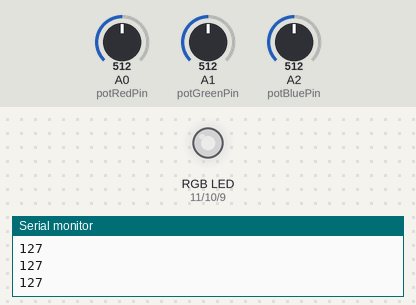
Recording of a sketch running on a simulated Arduino Uno, built with avr-gcc and run on an emulated ATmega328P. On the bench: an RGB LED mixed from three pins (HIGH = lit), the last lines printed to the serial monitor. The test bench sets the inputs (shaded band); at power-on: A0 (potRedPin) = 512, A2 (potBluePin) = 512, A1 (potGreenPin) = 512. Dim RGB values are drawn brighter than linear.

Above: at 1.2 s.
1.3 s: A0 (potRedPin) set to 716
At 2.5 s:
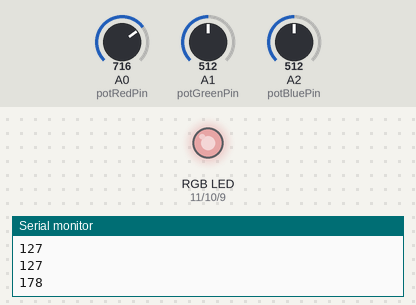
2.8 s: A2 (potBluePin) set to 716
At 3.8 s:
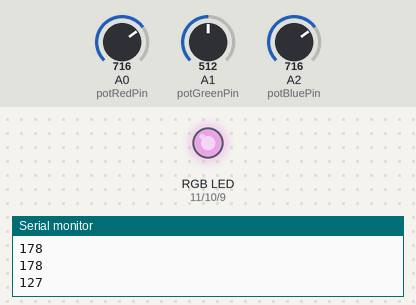
4.3 s: A1 (potGreenPin) set to 245
At 4.8 s:
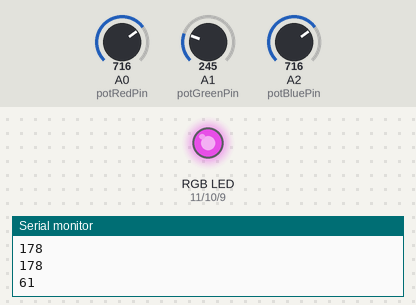
5.8 s: A0 (potRedPin) set to 900
At 7.0 s:
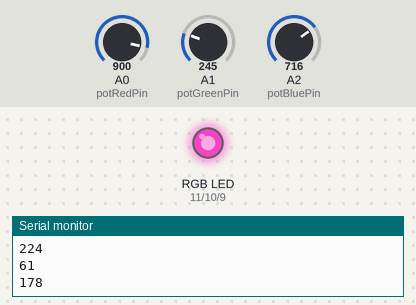
7.3 s: A1 (potGreenPin) set to 265
At 8.2 s:
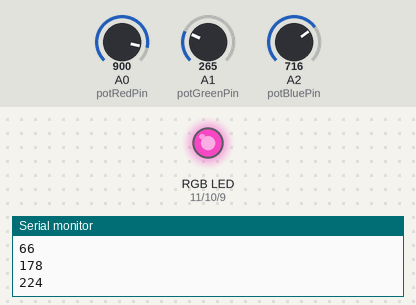
8.8 s: A2 (potBluePin) set to 900
At 9.3 s:
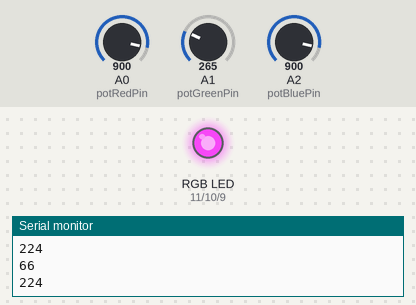
Timing chart, 0 to 11.3 s (numbered marks = the images above; inputs shaded):
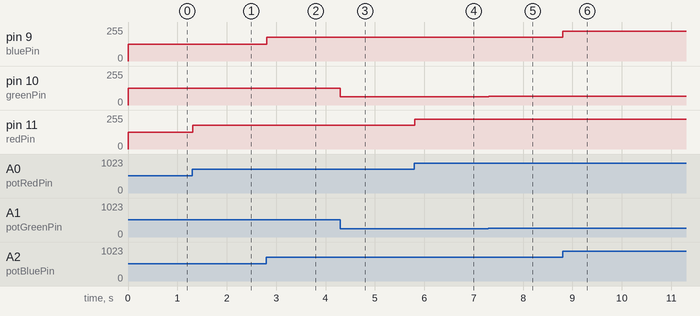

The sketch:

rgb_led.ino
```cpp
const int potRedPin = A0;
const int potGreenPin = A1;
const int potBluePin = A2;

const int maxBrightnessValue = 255;
const int maxAnalogValue = 1023;

const int redPin = 11;
const int greenPin = 10;
const int bluePin = 9;

int potRedValue = 0;
int potGreenValue = 0;
int potBlueValue = 0;

int ledRedBrightness = 0;
int ledGreenBrightness = 0;
int ledBlueBrightness = 0;


void setup() {
  // The LEDS are output
  pinMode(redPin, OUTPUT);
  pinMode(greenPin, OUTPUT);
  pinMode(bluePin, OUTPUT);

  // The potentiometers are input
  pinMode(potRedPin, INPUT);
  pinMode(potGreenPin, INPUT);
  pinMode(potBluePin, INPUT);

  // initialize serial communication at 9600 bits per second:
  Serial.begin(9600);

}

void loop() {

  // read the input on analog pin 0:
  potRedValue = analogRead(potRedPin);
  // read the input on analog pin 1:
  potGreenValue = analogRead(potGreenPin);
  // read the input on analog pin 2:
  potBlueValue = analogRead(potBluePin);

  // Convert the analog reading (which goes from 0 - 1023) to LED brightness (which goes from 0 to 255)
  ledRedBrightness = map(potRedValue, 0, maxAnalogValue, 0, maxBrightnessValue);
  ledGreenBrightness = map(potGreenValue, 0, maxAnalogValue, 0, maxBrightnessValue);
  ledBlueBrightness = map(potBlueValue, 0, maxAnalogValue, 0, maxBrightnessValue);

  // The LEDs are connected on PWM output digital pins
  analogWrite(redPin, ledRedBrightness);
  analogWrite(greenPin, ledGreenBrightness);
  analogWrite(bluePin, ledBlueBrightness);

  // print brightness level on each RGB channel in Serial Monitor
  Serial.println(ledRedBrightness);
  Serial.println(ledGreenBrightness);
  Serial.println(ledBlueBrightness);
  delay(1);
}
```

Measured:
- after the input at 1.3 s, pin 11 (redPin): 127/255 → 178/255 at once
- after the input at 2.8 s, pin 9 (bluePin): 127/255 → 178/255 at once
- after the input at 4.3 s, pin 10 (greenPin): 127/255 → 61/255 at once
- after the input at 5.8 s, pin 11 (redPin): 178/255 → 224/255 at once
- after the input at 7.3 s, pin 10 (greenPin): 61/255 → 66/255 at once
- after the input at 8.8 s, pin 9 (bluePin): 178/255 → 224/255 at once
